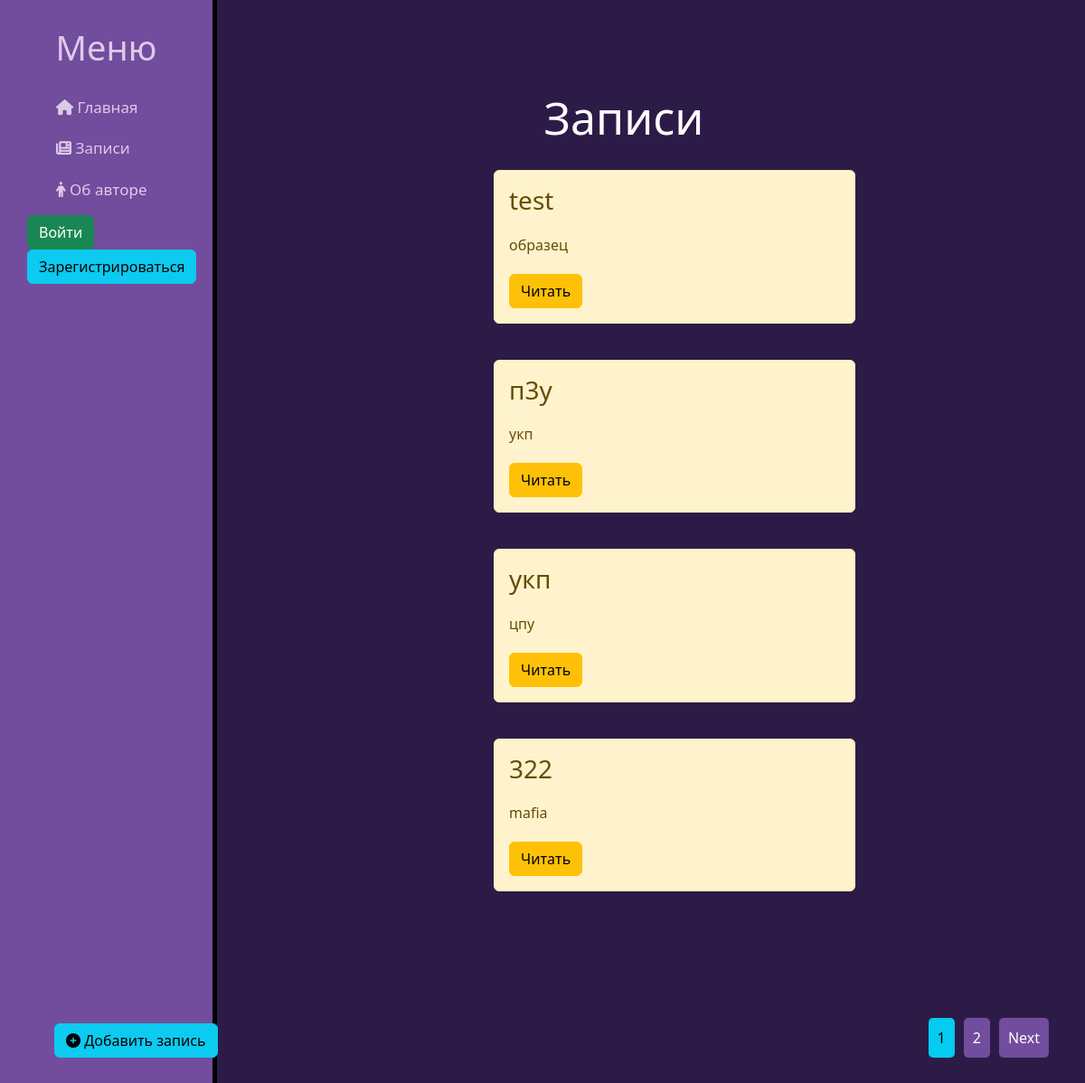
The page /news/ on the database as committed earlier.
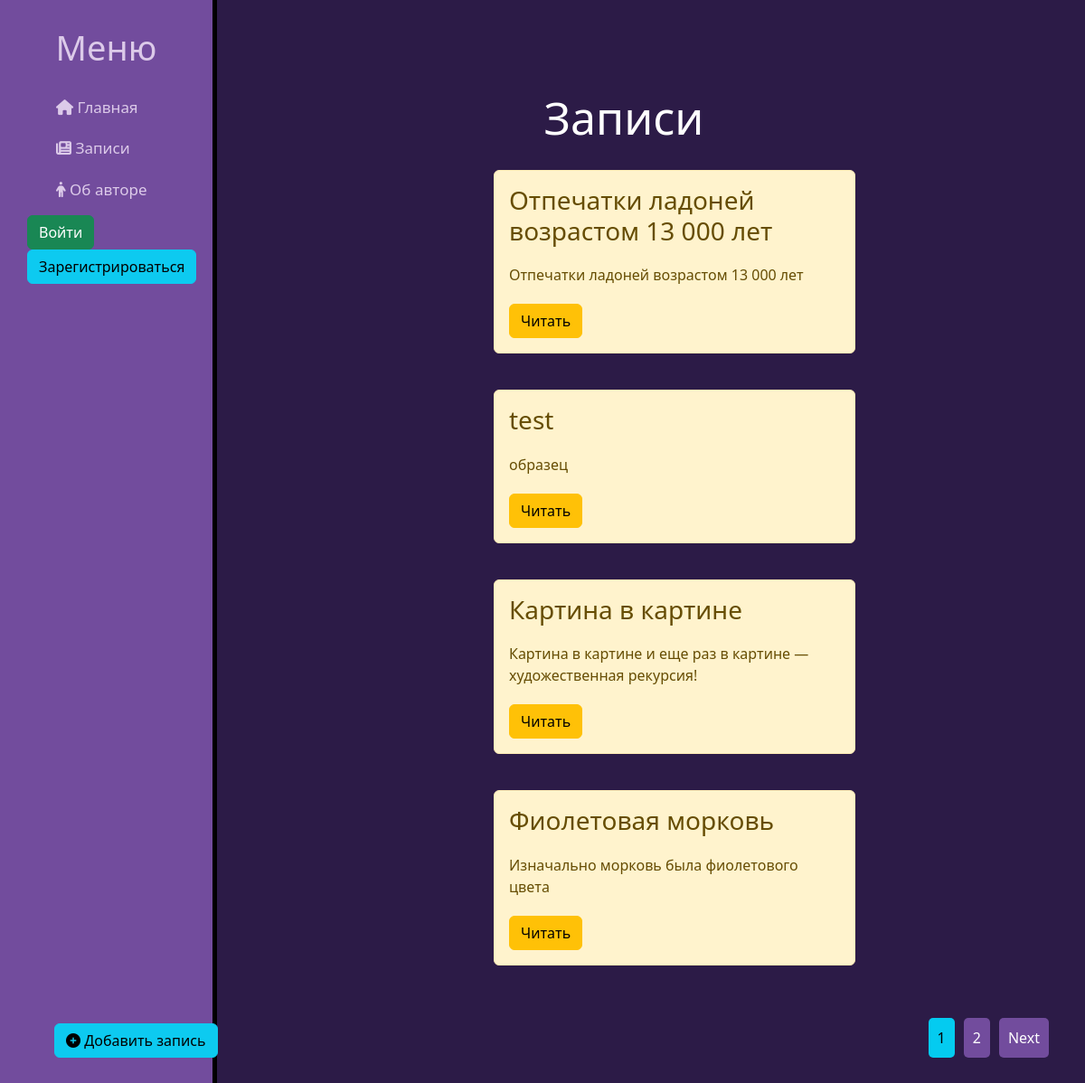
The same page on the database as committed later.
### news/models.py (models this page shows, shortened)
class Articles(models.Model):
    user = models.ForeignKey(User, on_delete=models.CASCADE, verbose_name='Пользователь', default=None)
    title = models.CharField('Название', max_length=50)
    anons = models.CharField('Анонс', max_length=250)
    full_text = models.TextField('Статья')
    date = models.DateTimeField('Дата публикации')
    class Meta:
        verbose_name = 'Новость'
        verbose_name_plural = 'Новости'

### news/views.py (the view)
# urls.py: path('', views.news_home, name='news_home'),
def news_home(request):
    news = Articles.objects.order_by('-date')
    paginator = Paginator(news, 4)
    page = request.GET.get('page')
    try:
        news = paginator.page(page)
    except PageNotAnInteger:
        news = paginator.page(1)
    except EmptyPage:
        news = paginator.page(paginator.num_pages)
    return render(request, 'news/news_home.html', {'news': news})

### news/templates/news/news_home.html (shortened to what this page needs)
{% extends 'main/layout.html' %}
{% block content %}
    <div class="features">
        <h1>Записи</h1>
        {% if news %}
        {% for el in news %}
            <div class="alert alert-warning">
                <h3>{{ el.title }}</h3>
                <p>{{ el.anons }}</p>
                <a href="{% url 'news_detail' el.id %}" class="btn btn-warning">Читать</a>
            </div>
        {% endfor %}
         <div class="pagination">
            {% for num in news.paginator.page_range %}
                {% if num == news.number %}
                    <span class="current-page">{{ num }}</span>
                {% else %}
                    <a href="?page={{ num }}" class="pagination-link">{{ num }}</a>
                {% endif %}
            {% endfor %}
            {% if news.has_next %}
                <a href="?page={{ news.next_page_number }}" class="pagination-link">Next</a>
            {% endif %}
        </div>
        {% else %}
            <p>Нет записей</p>
        {% endif %}
    </div>
{% endblock %}

### main/templates/main/layout.html (shortened to what this page needs)
{% load static %}
{% load user_tags %}
<!doctype html>
<html lang="ru">
<head >
    <link rel="stylesheet" href="https://cdn.jsdelivr.net/npm/bootstrap@5.2.3/dist/css/bootstrap.min.css">
    <link rel="stylesheet" href="{% static 'main/css/main.css' %}">
    <link rel="stylesheet" href="https://kit.fontawesome.com/d916140cfc.js">
</head>
<body>
    <aside >
        <h3>Меню</h3>
        <ul>
            <a href="{% url 'home' %}" ><li><i class="fa-sharp fa-solid fa-house"></i> Главная</li></a>
            <a href="{% url 'news_home' %}"><li><i class="fa-solid fa-newspaper"></i></i> Записи</li></a>
            <a href="{% url 'about' %}"><li><i class="fa-sharp fa-solid fa-person"></i></i> Об авторе</li></a>
        </ul>
        <a class="AddBtn" href="{% url 'create' %}"><button  class="btn btn-info"><i class="fa-solid fa-circle-plus"></i> Добавить запись</button></a>
        <div class="rectangle">
            {% if user.is_authenticated %}
            <span class="hello">Привет, {{ request|current_username }}</span>
            <a class="LogoutBtn" href="{% url 'logout' %}" ><button  class="btn btn-danger">Выйти</button></a>
        {% else %}
            <a class="LogBtn" href="{% url 'login' %}"> <button  class="btn btn-success">Войти</button></a>
            <a class="RegBtn" href="{% url 'register' %}"><button  class="btn btn-info"> Зарегистрироваться</button></a>
        {% endif %}
    </div>
    </aside>
    <main>
        {% block content %}
    {% endblock %}
    </main>
</body>
</html>

### main/static/main/css/main.css (style rules this page uses)
body { background: #2C1B47; }
aside { float: left; background: #724C9D; width: 20%; padding: 2.5%; height: 150vh; color: #DCCAE9; border-right: 5px solid black; }
.pagination { position: fixed; right: 30px; bottom: 30px; }
.pagination-link { display: inline-block; padding: 10px; margin-right: 10px; background-color: #724C9D; color: white; text-decoration: none; border-radius: 5px; }
.current-page { display: inline-block; padding: 10px; margin-right: 10px; background-color: #04cbf0; color: black; text-decoration: none; border-radius: 5px; }
aside h3 { font-size: 38px; text-align: center; }
aside ul { margin-top: 30px; }
aside ul a { text-decoration: none; }
aside ul li { font-size: 17px; font-style: none; text-decoration: none; color: #DCCAE9; display: block; margin-top: 20px; transition: transform .6s ease; }
main .features { float: left; color: white; margin-top: 100px; text-align: center; width: 75%; }
main .features h1 { font-size: 50px; }
main .features p { max-width: 400px; margin: 20px auto; }
.alert-warning { float: left; clear: both; width: 400px; margin: 20px 34%; text-align: left; }
.AddBtn { text-decoration: none; position: fixed; left: 60px; bottom: 30px; }

Rows that differ between the two databases and show on the page:
no longer on this page (row edited): Articles: title "п3у", anons "укп"
removed Articles: title "укп", anons "цпу"
removed Articles: title "322", anons "mafia"
added Articles: title "Отпечатки ладоней возрастом 13 000 лет", anons "Отпечатки ладоней возрастом 13 000 лет"
added Articles: title "Картина в картине", anons "Картина в картине и еще раз в картине — художественная рекурсия!"
added Articles: title "Фиолетовая морковь", anons "Изначально морковь была фиолетового цвета"
